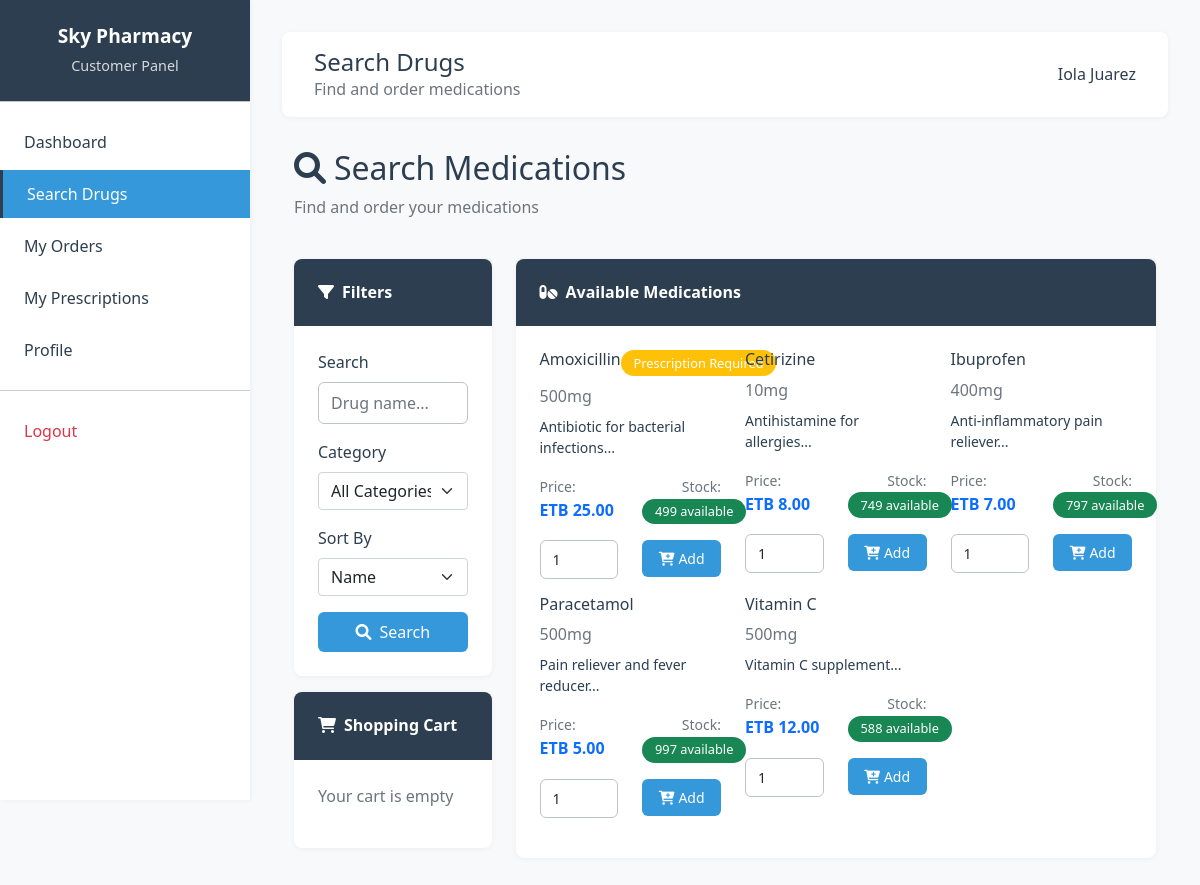
Screenshot of /customer/search.php (signed in) with the database file from the repository.
### tables this page shows
CREATE TABLE `users` (
  `id` int(11) NOT NULL,
  `username` varchar(50) NOT NULL,
  `email` varchar(100) NOT NULL,
  `password_hash` varchar(255) NOT NULL,
  `full_name` varchar(100) NOT NULL,
  `role` enum('admin','pharmacist','cashier','customer') NOT NULL DEFAULT 'customer',
  `phone` varchar(20) DEFAULT NULL,
  `address` text DEFAULT NULL,
  `created_at` timestamp NOT NULL DEFAULT current_timestamp(),
  `updated_at` timestamp NOT NULL DEFAULT current_timestamp() ON UPDATE current_timestamp(),
  `is_active` tinyint(1) DEFAULT 1
);

CREATE TABLE `drugs` (
  `id` int(11) NOT NULL,
  `name` varchar(200) NOT NULL,
  `generic_name` varchar(200) DEFAULT NULL,
  `category_id` int(11) DEFAULT NULL,
  `description` text DEFAULT NULL,
  `dosage_form` varchar(50) DEFAULT NULL,
  `strength` varchar(50) DEFAULT NULL,
  `manufacturer` varchar(200) DEFAULT NULL,
  `price` decimal(10,2) NOT NULL,
  `cost_price` decimal(10,2) NOT NULL,
  `stock_quantity` int(11) DEFAULT 0,
  `reorder_level` int(11) DEFAULT 10,
  `is_prescription_required` tinyint(1) DEFAULT 0,
  `is_active` tinyint(1) DEFAULT 1,
  `created_at` timestamp NOT NULL DEFAULT current_timestamp(),
  `updated_at` timestamp NOT NULL DEFAULT current_timestamp() ON UPDATE current_timestamp()
);

### classes/Auth.php (called while the page is built, shortened)
<?php
require_once __DIR__ . '/../config/database.php';
class Auth {
    private $conn;
    public function __construct() {
        $database = new Database();
        $this->conn = $database->getConnection();
    }
    public function isLoggedIn() {
        return isset($_SESSION['logged_in']) && $_SESSION['logged_in'] === true;
    }
    public function getCurrentUser() {
        try {
            $query = "SELECT id, username, email, full_name, role, phone, address, is_active, created_at
                      FROM users WHERE id = :user_id";
            $stmt = $this->conn->prepare($query);
            $stmt->bindParam(':user_id', $_SESSION['user_id']);
            $stmt->execute();
            return $stmt->fetch(PDO::FETCH_ASSOC);
        } catch (PDOException $e) {
            return [
                'id' => $_SESSION['user_id'],
                'username' => $_SESSION['username'],
                'full_name' => $_SESSION['full_name'],
                'role' => $_SESSION['role']
            ];
        }
    }
}
?>

### config/database.php (called while the page is built, shortened)
<?php
class Database {
    private $host = 'localhost';
    private $db_name = 'sky_pharmacy';
    private $username = 'root';
    private $password = '';
    public function getConnection() {
        $this->conn = null;
        try {
            $this->conn = new PDO(
                "mysql:host=" . $this->host . ";dbname=" . $this->db_name,
                $this->username,
                $this->password
            );
            $this->conn->setAttribute(PDO::ATTR_ERRMODE, PDO::ERRMODE_EXCEPTION);
        } catch(PDOException $exception) {
            echo "Connection error: " . $exception->getMessage();
        }
        return $this->conn;
    }
}
?>

### classes/Drug.php (called while the page is built, shortened)
<?php
require_once __DIR__ . '/../config/database.php';
class Drug {
    private $conn;
    public function __construct() {
        $database = new Database();
        $this->conn = $database->getConnection();
    }
    public function getAllDrugs($search = '', $category_id = null, $limit = 50, $offset = 0) {
        try {
            $where_conditions = ["d.is_active = 1"];
            $params = [];
            $where_clause = implode(' AND ', $where_conditions);
            $query = "SELECT d.*, c.name as category_name
                      FROM drugs d
                      LEFT JOIN drug_categories c ON d.category_id = c.id
                      WHERE $where_clause
                      ORDER BY d.name
                      LIMIT :limit OFFSET :offset";
            $stmt = $this->conn->prepare($query);
            $stmt->bindParam(':limit', $limit, PDO::PARAM_INT);
            $stmt->bindParam(':offset', $offset, PDO::PARAM_INT);
            $stmt->execute();
            return $stmt->fetchAll(PDO::FETCH_ASSOC);
        } catch (PDOException $e) {
            return ['error' => $e->getMessage()];
        }
    }
}

### customer/search.php (the view, shortened to what this page needs)
<?php
require_once '../classes/Auth.php';
require_once '../classes/Drug.php';
$auth = new Auth();
$auth->requireRole('customer');
$user = $auth->getCurrentUser();
$drug = new Drug();
$search_term = $_GET['q'] ?? '';
$category_id = $_GET['category'] ?? '';
$sort_by = $_GET['sort'] ?? 'name';
$drugs = $drug->getAllDrugs($search_term, $category_id, 50);
?>
<!DOCTYPE html>
<html lang="en">
<head>
    <link href="https://cdn.jsdelivr.net/npm/bootstrap@5.1.3/dist/css/bootstrap.min.css" rel="stylesheet">
    <link href="https://cdnjs.cloudflare.com/ajax/libs/font-awesome/6.0.0/css/all.min.css" rel="stylesheet">
    <link href="../assets/css/style.css" rel="stylesheet">
</head>
<body>
    <div class="sidebar">
        <div class="sidebar-header">
            <h4>Sky Pharmacy</h4>
            <p>Customer Panel</p>
        </div>
        <nav class="sidebar-menu">
            <a href="dashboard.php" class="nav-link">
                Dashboard
            </a>
            <a href="search.php" class="nav-link active">
                Search Drugs
            </a>
            <a href="orders.php" class="nav-link">
                My Orders
            </a>
            <a href="prescriptions.php" class="nav-link">
                My Prescriptions
            </a>
            <a href="profile.php" class="nav-link">
                Profile
            </a>
            <hr class="my-3">
            <a href="../logout.php" class="nav-link text-danger">
                Logout
            </a>
        </nav>
    </div>
    <div class="main-content">
        <div class="top-nav">
            <div class="d-flex justify-content-between align-items-center">
                <div>
                    <h4 class="mb-0">Search Drugs</h4>
                    <p class="mb-0 text-muted">Find and order medications</p>
                </div>
                <div class="user-info">
                    <span class="user-name"><?php echo htmlspecialchars($user['full_name']); ?></span>
                </div>
            </div>
        </div>
        <div class="container mt-4">
            <div class="row mb-4">
                <div class="col-12">
                    <h2><i class="fas fa-search me-2"></i>Search Medications</h2>
                    <p class="text-muted">Find and order your medications</p>
                </div>
            </div>
            <div class="row">
                <div class="col-md-3">
                    <div class="card">
                        <div class="card-header">
                            <h5 class="mb-0"><i class="fas fa-filter me-2"></i>Filters</h5>
                        </div>
                        <div class="card-body">
                            <form method="GET">
                                <div class="mb-3">
                                    <label for="q" class="form-label">Search</label>
                                    <input type="text" class="form-control" id="q" name="q"
                                           value="<?php echo htmlspecialchars($search_term); ?>"
                                           placeholder="Drug name...">
                                </div>
                                <div class="mb-3">
                                    <label for="category" class="form-label">Category</label>
                                    <select class="form-select" id="category" name="category">
                                        <option value="">All Categories</option>
                                    </select>
                                </div>
                                <div class="mb-3">
                                    <label for="sort" class="form-label">Sort By</label>
                                    <select class="form-select" id="sort" name="sort">
                                        <option value="name" <?php echo $sort_by === 'name' ? 'selected' : ''; ?>>Name</option>
                                    </select>
                                </div>
                                <button type="submit" class="btn btn-primary w-100">
                                    <i class="fas fa-search me-2"></i>Search
                                </button>
                            </form>
                        </div>
                    </div>
                    <div class="card mt-3">
                        <div class="card-header">
                            <h5 class="mb-0">
                                <i class="fas fa-shopping-cart me-2"></i>Shopping Cart
                            </h5>
                        </div>
                        <div class="card-body">
                            <?php if (empty($_SESSION['cart'])): ?>
                                <p class="text-muted">Your cart is empty</p>
                            <?php endif; ?>
                        </div>
                    </div>
                </div>
                <div class="col-md-9">
                    <div class="card">
                        <div class="card-header">
                            <h5 class="mb-0">
                                <i class="fas fa-pills me-2"></i>Available Medications
                            </h5>
                        </div>
                        <div class="card-body">
                            <?php if (empty($drugs)): ?>
                                <div class="text-center py-5">
                                    <i class="fas fa-search fa-3x text-muted mb-3"></i>
                                    <h5>No medications found</h5>
                                    <p class="text-muted">Try adjusting your search criteria</p>
                                </div>
                            <?php else: ?>
                                <div class="row">
                                    <?php foreach ($drugs as $drug_item): ?>
                                        <div class="col-md-6 col-lg-4 mb-3">
                                            <div class="drug-card">
                                                <div class="d-flex justify-content-between align-items-start mb-2">
                                                    <h6 class="mb-0"><?php echo htmlspecialchars($drug_item['name']); ?></h6>
                                                    <?php if ($drug_item['is_prescription_required']): ?>
                                                        <span class="badge bg-warning">Prescription Required</span>
                                                    <?php endif; ?>
                                                </div>
                                                <p class="text-muted mb-2"><?php echo htmlspecialchars($drug_item['strength']); ?></p>
                                                <p class="small mb-3"><?php echo htmlspecialchars(substr($drug_item['description'], 0, 100)) . '...'; ?></p>
                                                <div class="row mb-3">
                                                    <div class="col-6">
                                                        <small class="text-muted">Price:</small><br>
                                                        <strong class="text-primary">ETB <?php echo number_format($drug_item['price'], 2); ?></strong>
                                                    </div>
                                                    <div class="col-6 text-end">
                                                        <small class="text-muted">Stock:</small><br>
                                                        <span class="badge bg-<?php echo $drug_item['stock_quantity'] > 0 ? 'success' : 'danger'; ?>">
                                                            <?php echo $drug_item['stock_quantity']; ?> available
                                                        </span>
                                                    </div>
                                                </div>
                                                <?php if ($drug_item['stock_quantity'] > 0): ?>
                                                    <form method="POST">
                                                        <div class="row">
                                                            <div class="col-6">
                                                                <input type="number" class="form-control form-control-sm"
                                                                       name="quantity" value="1" min="1" max="<?php echo $drug_item['stock_quantity']; ?>">
                                                            </div>
                                                            <div class="col-6">
                                                                <button type="submit" class="btn btn-primary btn-sm w-100">
                                                                    <i class="fas fa-cart-plus me-1"></i>Add
                                                                </button>
                                                            </div>
                                                        </div>
                                                    </form>
                                                <?php else: ?>
                                                    <button class="btn btn-secondary btn-sm w-100" disabled>
                                                        <i class="fas fa-times me-1"></i>Out of Stock
                                                    </button>
                                                <?php endif; ?>
                                            </div>
                                        </div>
                                    <?php endforeach; ?>
                                </div>
                            <?php endif; ?>
                        </div>
                    </div>
                </div>
            </div>
        </div>
    </div>
</body>
</html>

### rows the page displays
users: full_name "Iola Juarez"
drugs: name "Amoxicillin", is_prescription_required "Prescription Required", strength "500mg", description "Antibiotic for bacterial infections", price "25.00", stock_quantity "499"
drugs: name "Cetirizine", strength "10mg", description "Antihistamine for allergies", price "8.00", stock_quantity "749"
drugs: name "Ibuprofen", strength "400mg", description "Anti-inflammatory pain reliever", price "7.00", stock_quantity "797"
drugs: name "Paracetamol", strength "500mg", description "Pain reliever and fever reducer", price "5.00", stock_quantity "997"
drugs: name "Vitamin C", strength "500mg", description "Vitamin C supplement", price "12.00", stock_quantity "588"
